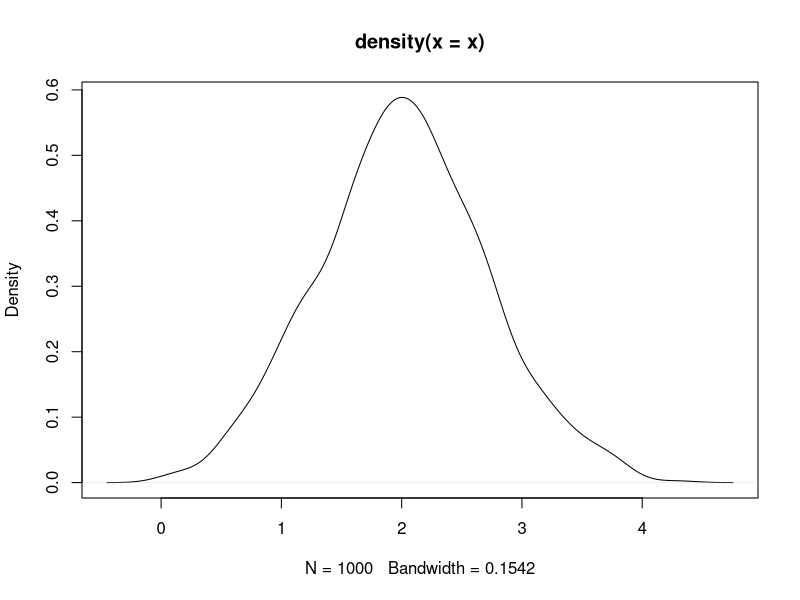

Source code (R): (Note: this script raises an error after producing the figure.)
###################################################################
#           Statistics and Explaratoroty Data Analysis            #
#                        Laboratory 2                             #
#                 Solutions to exercises for Students             #
###################################################################

###################################################################
#Exercise 1
###################################################################
# Create 1000 random sampling from normal distributions with parameters ?=2 and??? ?????^2=0.5. 
# Can you guess what will be the mean, the median and mode for this sample?
# Check your guess with R functions. 

set.seed(123)
x<- rnorm(1000, 2, sqrt(0.5))
mean(x)
median(x)

#mode for continous data
d <- density(x)
plot(d)
d$x[d$y==max(d$y)]
    

###################################################################
# Exercise 2
###################################################################
# Use R dataset called ?anorexia? from MASS library. Calculate the average rate of change in patients?
#weight for different kinds of treatments. Which type of mean will you use and why?
library(MASS)
data <- anorexia
data$change <- (data$Postwt-data$Prewt)/data$Prewt

data$change2 <- 1+data$change
View(data)

mean(data$change)
mean(data$change2)
#geometric mean
prod(data$change2)^(1/length(data$change2))
library(psych)
geometric.mean(data$change2)

###################################################################
# Exercise 3
###################################################################
# Use data on wages from the NLSY dataset for the US. 
# How would you summarize wage data? Use various measures such as mean, median,
# trimmed mean and Winsorized mean. What can you say about the wage distribution?
# Calculate the mean, the median, quartiles, 1st and 9th deciles, as well as 5th and 95th percentiles 
# of hours by sex. Interpret the data. 
# Do the same for experience and tenure. What can you say about these two variables?
NLSY<-read.csv("NLSY_EDA_class.csv ", 
               header=T, 
               sep=",",
               dec="." ) 
View(NLSY)
str(NLSY)

#summarize wage data
summary(NLSY$wage)
mean(NLSY$wage, trim=0.2)
winsor.mean(NLSY$wage, trim=0.1)

wage_dens <- density(NLSY$wage)
plot(wage_dens)
#wage distribution is not symmetric --> there are many observations close to zero and few very large values 
#this makes the mean>>median
#trimming or censoring the mean with WInsor mean makes the mean much closer to median

#the mean, the median, quartiles, 1st and 9th deciles, as well as 5th and 95th percentiles 
# of hours by sex
aggregate(NLSY[,c(6)], list(NLSY$sex), mean) #mean
aggregate(NLSY[,c(6)], list(NLSY$sex), median) #median
aggregate(NLSY[,c(6)], list(NLSY$sex), quantile, probs=(c(0.25, 0.5, 0.75))) #quairtiles
aggregate(NLSY[,c(6)], list(NLSY$sex), quantile, probs=(c(0.1, 0.9))) #deciles
aggregate(NLSY[,c(6)], list(NLSY$sex), quantile, probs=(c(0.05, 0.95))) #percentiles

#the distribution of hours is much more symmetric for men than for women
#men tend to work longer hours than women (compare 9deciles and 99percintiles)

#the mean, the median, quartiles, 1st and 9th deciles, as well as 5th and 95th percentiles 
# of experience by sex
aggregate(NLSY[,c(5)], list(NLSY$sex), mean) #mean
aggregate(NLSY[,c(5)], list(NLSY$sex), median) #median
aggregate(NLSY[,c(5)], list(NLSY$sex), quantile, probs=(c(0.25, 0.5, 0.75))) #quairtiles
aggregate(NLSY[,c(5)], list(NLSY$sex), quantile, probs=(c(0.1, 0.9))) #deciles
aggregate(NLSY[,c(5)], list(NLSY$sex), quantile, probs=(c(0.05, 0.95))) #percentiles


#the mean, the median, quartiles, 1st and 9th deciles, as well as 5th and 95th percentiles 
# of experience by sex
aggregate(NLSY[,c(8)], list(NLSY$sex), mean) #mean
aggregate(NLSY[,c(8)], list(NLSY$sex), median) #median
aggregate(NLSY[,c(8)], list(NLSY$sex), quantile, probs=(c(0.25, 0.5, 0.75))) #quairtiles
aggregate(NLSY[,c(8)], list(NLSY$sex), quantile, probs=(c(0.1, 0.9))) #deciles
aggregate(NLSY[,c(8)], list(NLSY$sex), quantile, probs=(c(0.05, 0.95))) #percentiles

exper_dens <- density(NLSY$exper)
plot(exper_dens)

ten_dens <- density(NLSY$tenure)
plot(ten_dens)

#expeience: mean<median --> few observations with no experience
#tenure: mean>median --> many observations with little tenure

###################################################################
# Exercise 4
###################################################################
#Use R dataset called “Animals” from MASS library. 
#weight for different kinds of treatments. Which type of mean will you use and why?
library(MASS)
animals <- Animals

#•	What is the mean, median and mode body and brain weight of the 28 species in the dataset?
#body weight
mean(animals$body)
median(animals$body)
table(animals$body)

hist(animals$body)

#brain weight
mean(animals$brain)
median(animals$brain)
table(animals$brain)

hist(animals$brain)
#•	Are the distributions of body and brain weight symmetric? Answers by using mean, median and mode values. 
#no --> median<mean

#•	Dropping two extreme values from the top and bottom of body weight
#distribution what is the mean body weight?
mean(animals$body, trim=2/28)
#•	What is the mean share of brain weight in the total body weight?
mean((animals$brain/1000)/animals$body)
#•	What is the body weight below which there is 27% of the sample?
quantile(animals$body, probs=c(0.27))
